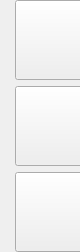
       <widget class="QFrame" name="leftframe">
        <property name="minimumSize">
         <size>
          <width>80</width>
          <height>0</height>
         </size>
        </property>
        <property name="maximumSize">
         <size>
          <width>50</width>
          <height>16777215</height>
         </size>
        </property>
        <property name="autoFillBackground">
         <bool>false</bool>
        </property>
        <layout class="QVBoxLayout" name="verticalLayout_3">
         <property name="spacing">
          <number>0</number>
         </property>
         <property name="leftMargin">
          <number>0</number>
         </property>
         <property name="topMargin">
          <number>0</number>
         </property>
         <property name="rightMargin">
          <number>0</number>
         </property>
         <property name="bottomMargin">
          <number>0</number>
         </property>
         <item>
          <widget class="QFrame" name="leftframe_top">
           <property name="minimumSize">
            <size>
             <width>80</width>
             <height>0</height>
            </size>
           </property>
           <property name="maximumSize">
            <size>
             <width>50</width>
             <height>65535</height>
            </size>
           </property>
           <property name="styleSheet">
            <string notr="true"/>
           </property>
           <layout class="QVBoxLayout" name="verticalLayout_2">
            <property name="leftMargin">
             <number>15</number>
            </property>
            <property name="topMargin">
             <number>0</number>
            </property>
            <property name="rightMargin">
             <number>0</number>
            </property>
            <property name="bottomMargin">
             <number>0</number>
            </property>
            <item>
             <widget class="QPushButton" name="left_first_button">
              <property name="minimumSize">
               <size>
                <width>80</width>
                <height>80</height>
               </size>
              </property>
              <property name="text">
               <string/>
              </property>
              <property name="iconSize">
               <size>
                <width>60</width>
                <height>60</height>
               </size>
              </property>
             </widget>
            </item>
            <item>
             <widget class="QPushButton" name="left_third_button">
              <property name="minimumSize">
               <size>
                <width>80</width>
                <height>80</height>
               </size>
              </property>
              <property name="text">
               <string/>
              </property>
              <property name="iconSize">
               <size>
                <width>60</width>
                <height>60</height>
               </size>
              </property>
             </widget>
            </item>
            <item>
             <widget class="QPushButton" name="left_forth_button">
              <property name="minimumSize">
               <size>
                <width>80</width>
                <height>80</height>
               </size>
              </property>
              <property name="styleSheet">
               <string notr="true"/>
              </property>
              <property name="text">
               <string/>
              </property>
              <property name="iconSize">
               <size>
                <width>60</width>
                <height>60</height>
               </size>
              </property>
             </widget>
            </item>
           </layout>
          </widget>
         </item>
        </layout>
       </widget>
